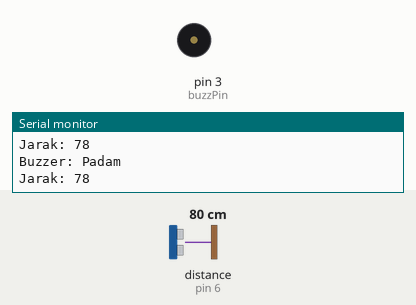
Recording of a sketch running on a simulated Arduino Uno, built with avr-gcc and run on an emulated ATmega328P. On the bench: buzzer (waves = sounding, pin HIGH), the last lines printed to the serial monitor. Wiring (inferred from the names in the program): ultrasonic range finder: trigger pin 7; echo pin 6. The inputs (shaded band) are chosen by the test bench; at power-on: distance to the obstacle (sensor on pin 6) 80 cm. The echo pulse lasts 58.3 µs per cm; pins used as bus, display or sensor lines are not drawn.

Above: at 1.2 s.
1.3 s: distance to the obstacle (sensor on pin 6) set to 23 cm
2.8 s: distance to the obstacle (sensor on pin 6) set to 18 cm
At 3.7 s:
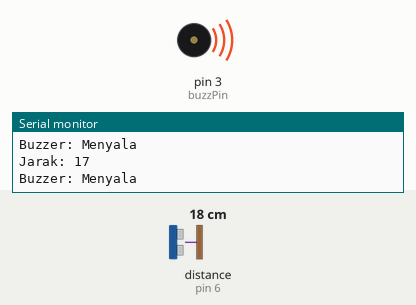
4.3 s: distance to the obstacle (sensor on pin 6) set to 60 cm
At 5.0 s:
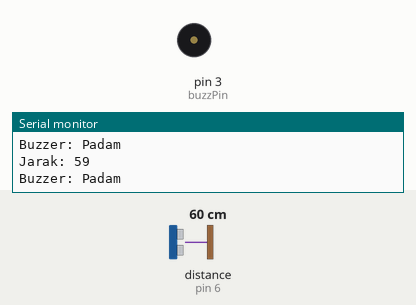
5.8 s: distance to the obstacle (sensor on pin 6) set to 2 cm
At 6.3 s:
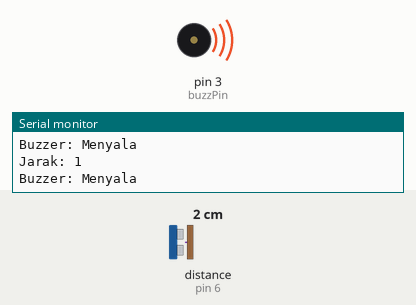
Timing chart, 0 to 8.3 s (numbered marks = the images above; inputs shaded):
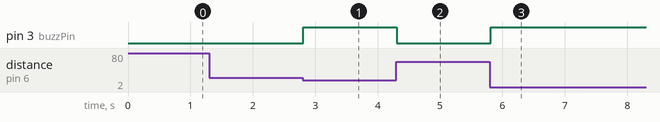

The sketch:

arduino_ultrasonic_buzzer.ino
```cpp
// defines pins numbers
const int buzzPin = 3;  //D0
const int trigPin = 7;  //D1
const int echoPin = 6;  //D2

// defines variables
long duration;
int distance;

void setup() {
  // put your setup code here, to run once:
  pinMode(buzzPin, OUTPUT);
  digitalWrite(buzzPin, LOW);
  pinMode(trigPin, OUTPUT); // Sets the trigPin as an Output
  pinMode(echoPin, INPUT); // Sets the echoPin as an Input
  Serial.begin(115200); // Starts the serial communication

}

void loop() {
  // put your main code here, to run repeatedly:
  // Clears the trigPin
  digitalWrite(trigPin, LOW);
  delayMicroseconds(2);

  // Sets the trigPin on HIGH state for 10 micro seconds
  digitalWrite(trigPin, HIGH);
  delayMicroseconds(10);
  digitalWrite(trigPin, LOW);

  // Reads the echoPin, returns the sound wave travel time in microseconds
  duration = pulseIn(echoPin, HIGH);

  // Calculating the distance
  distance = duration * 0.034 / 2;
  // Prints the distance on the Serial Monitor
  Serial.print("Jarak: ");
  Serial.println(distance);

  if (distance < 20) {
    digitalWrite(buzzPin, HIGH);
    Serial.println("Buzzer: Menyala");
  } else {
    digitalWrite(buzzPin, LOW);
    Serial.println("Buzzer: Padam");
  }
  delay(10);

}
```

Measured:
- the behaviour switches between 21 and 20 cm on distance to the obstacle (sensor on pin 6) (found by bisection; images 0 and 1)
- after the input at 2.8 s, pin 3 (buzzPin): LOW → HIGH at once
- after the input at 4.3 s, pin 3 (buzzPin): HIGH → LOW at once
- after the input at 5.8 s, pin 3 (buzzPin): LOW → HIGH at once
